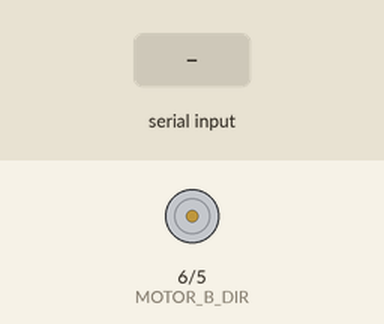
This sketch was run on a simulated Arduino Uno, built with avr-gcc and run on an emulated ATmega328P. On the bench: direction and speed pins drawn as motors (green arrow = direction pin HIGH = forward, orange = LOW = backward, longer = more drive). The inputs (shaded band) are chosen by the test bench. What the sketch prints to the serial monitor is not drawn.

Above: at 1.2 s.
1.3 s: "1" received over Serial
3.8 s: "2" received over Serial
At 5.4 s:
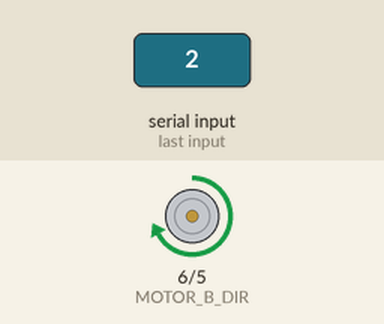
6.3 s: "4" received over Serial
At 8.5 s:
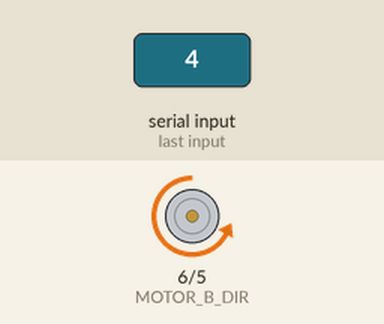
8.8 s: "5" received over Serial
At 10.4 s:
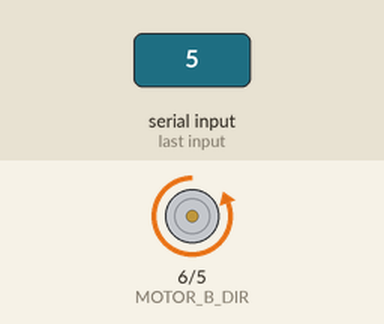
Timing chart, 0 to 11.9 s (numbered marks = the images above; inputs shaded):
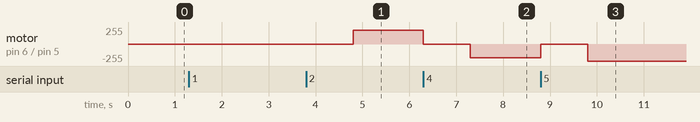

Measured:
- after the input at 3.8 s, motor on pin 6 (MOTOR_B_DIR) / pin 5 (MOTOR_B_PWM): stopped → forward 205/255 after 1.0 s
- after the input at 6.3 s, motor on pin 6 (MOTOR_B_DIR) / pin 5 (MOTOR_B_PWM): forward 205/255 → stopped at once, → backward 205/255 1.0 s later
- after the input at 8.8 s, motor on pin 6 (MOTOR_B_DIR) / pin 5 (MOTOR_B_PWM): backward 205/255 → stopped at once, → backward 255/255 1.0 s later

The sketch:

Test_Motor_Driver.ino
```cpp
// wired connections
#define HG7881_A_IA 5 // D10 --> Motor A Input A --> MOTOR B +
#define HG7881_A_IB 6 // D11 --> Motor A Input B --> MOTOR B -

// functional connections
#define MOTOR_B_PWM HG7881_A_IA // Motor A PWM Speed
#define MOTOR_B_DIR HG7881_A_IB // Motor A Direction

// the actual values for "fast" and "slow" depend on the motor
#define PWM_SLOW 50  // arbitrary slow speed PWM duty cycle
#define PWM_FAST 255 // arbitrary fast speed PWM duty cycle
#define DIR_DELAY 1000 // brief delay for abrupt motor changes

void setup()
{
  Serial.begin( 9600 );
  pinMode( MOTOR_B_DIR, OUTPUT );
  pinMode( MOTOR_B_PWM, OUTPUT );
  digitalWrite( MOTOR_B_DIR, LOW );
  digitalWrite( MOTOR_B_PWM, LOW );
}

void loop()
{
  boolean isValidInput;
  // draw a menu on the serial port
  Serial.println( "-----------------------------" );
  Serial.println( "MENU:" );
  Serial.println( "1) Fast forward" );
  Serial.println( "2) Forward" );
  Serial.println( "3) Soft stop (coast)" );
  Serial.println( "4) Reverse" );
  Serial.println( "5) Fast reverse" );
  Serial.println( "6) Hard stop (brake)" );
  Serial.println( "-----------------------------" );
  do
  {
    byte c;
    // get the next character from the serial port
    Serial.print( "?" );
    while( !Serial.available() )
      ; // LOOP...
    c = Serial.read();
    // execute the menu option based on the character recieved
    switch( c )
    {
      case '1': // 1) Fast forward
        Serial.println( "Fast forward..." );
        // always stop motors briefly before abrupt changes
        digitalWrite( MOTOR_B_DIR, LOW );
        digitalWrite( MOTOR_B_PWM, LOW );
        delay( DIR_DELAY );
        // set the motor speed and direction
        digitalWrite( MOTOR_B_DIR, HIGH ); // direction = forward
        analogWrite( MOTOR_B_PWM, 255 - PWM_FAST ); // PWM speed = fast
        isValidInput = true;
        break;

      case '2': // 2) Forward
        Serial.println( "Forward..." );
        // always stop motors briefly before abrupt changes
        digitalWrite( MOTOR_B_DIR, LOW );
        digitalWrite( MOTOR_B_PWM, LOW );
        delay( DIR_DELAY );
        // set the motor speed and direction
        digitalWrite( MOTOR_B_DIR, HIGH ); // direction = forward
        analogWrite( MOTOR_B_PWM, 255-PWM_SLOW ); // PWM speed = slow
        isValidInput = true;
        break;

      case '3': // 3) Soft stop (preferred)
        Serial.println( "Soft stop (coast)..." );
        digitalWrite( MOTOR_B_DIR, LOW );
        digitalWrite( MOTOR_B_PWM, LOW );
        isValidInput = true;
        break;

      case '4': // 4) Reverse
        Serial.println( "Fast forward..." );
        // always stop motors briefly before abrupt changes
        digitalWrite( MOTOR_B_DIR, LOW );
        digitalWrite( MOTOR_B_PWM, LOW );
        delay( DIR_DELAY );
        // set the motor speed and direction
        digitalWrite( MOTOR_B_DIR, LOW ); // direction = reverse
        analogWrite( MOTOR_B_PWM, PWM_SLOW ); // PWM speed = slow
        isValidInput = true;
        break;

      case '5': // 5) Fast reverse
        Serial.println( "Fast forward..." );
        // always stop motors briefly before abrupt changes
        digitalWrite( MOTOR_B_DIR, LOW );
        digitalWrite( MOTOR_B_PWM, LOW );
        delay( DIR_DELAY );
        // set the motor speed and direction
        digitalWrite( MOTOR_B_DIR, LOW ); // direction = reverse
        analogWrite( MOTOR_B_PWM, PWM_FAST ); // PWM speed = fast
        isValidInput = true;
        break;

      case '6': // 6) Hard stop (use with caution)
        Serial.println( "Hard stop (brake)..." );
        digitalWrite( MOTOR_B_DIR, HIGH );
        digitalWrite( MOTOR_B_PWM, HIGH );
        isValidInput = true;
        break;

      default:
        // wrong character! display the menu again!
        isValidInput = false;
        break;
    }
  } while( isValidInput == true );

  // repeat the main loop and redraw the menu...
}
```
